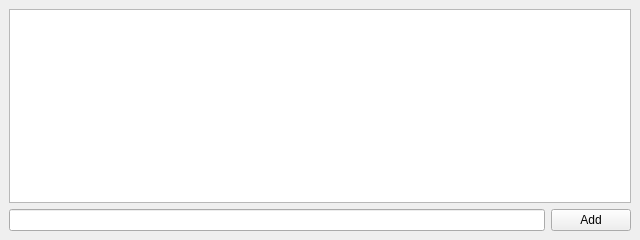
<?xml version="1.0" encoding="UTF-8"?>
<ui version="4.0">
 <class>LogWidget</class>
 <widget class="QMainWindow" name="LogWidget">
  <property name="geometry">
   <rect>
    <x>0</x>
    <y>0</y>
    <width>640</width>
    <height>240</height>
   </rect>
  </property>
  <property name="windowTitle">
   <string>MainWindow</string>
  </property>
  <widget class="QWidget" name="centralwidget">
   <layout class="QVBoxLayout" name="verticalLayout">
    <item>
     <widget class="QPlainTextEdit" name="log">
      <property name="font">
       <font>
        <family>Courier New</family>
       </font>
      </property>
      <property name="toolTip">
       <string>Log messages</string>
      </property>
      <property name="undoRedoEnabled">
       <bool>false</bool>
      </property>
      <property name="readOnly">
       <bool>true</bool>
      </property>
     </widget>
    </item>
    <item>
     <layout class="QHBoxLayout" name="addLogLayout">
      <item>
       <widget class="QLineEdit" name="usrMsg">
        <property name="toolTip">
         <string>You can add a user message to the log by using this text box and pressing return or the &quot;Add&quot; button.</string>
        </property>
       </widget>
      </item>
      <item>
       <widget class="QPushButton" name="addMsg">
        <property name="toolTip">
         <string>Adds user message to the log.</string>
        </property>
        <property name="text">
         <string>Add</string>
        </property>
       </widget>
      </item>
     </layout>
    </item>
   </layout>
  </widget>
  <widget class="QMenuBar" name="menubar">
   <property name="geometry">
    <rect>
     <x>0</x>
     <y>0</y>
     <width>640</width>
     <height>20</height>
    </rect>
   </property>
  </widget>
 </widget>
 <resources/>
 <connections/>
</ui>
